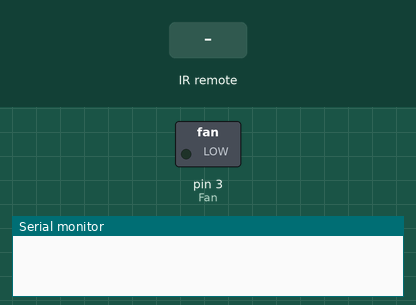
Recording of a sketch running on a simulated Arduino Uno, built with avr-gcc and run on an emulated ATmega328P. Shown: switched loads named in the sketch (green lamp = pin HIGH), the last lines printed to the serial monitor. Inputs (shaded band) come from the test bench.

Above: at 1.2 s.
1.3 s: infrared code 0xC0000C received
At 1.6 s:
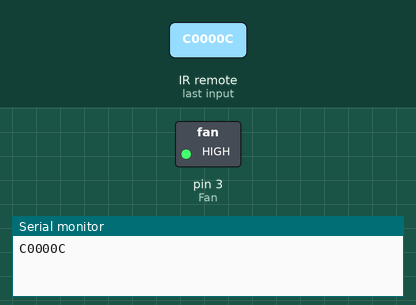
Timing chart, 0 to 4.3 s (numbered marks = the images above; inputs shaded):
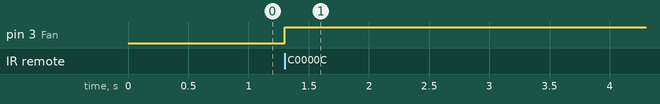

The sketch:

ir_controller.ino
```cpp
#include <IRremote.h>
int RECV_PIN = 11;
IRrecv irrecv(RECV_PIN);
decode_results results;
#define Fan 3
int i=0,j=0,k=0,n=0;
void setup()
{
  Serial.begin(9600);
  pinMode(Fan, OUTPUT);
  irrecv.enableIRIn(); // Start the receiver
}
void loop()
{
  if (irrecv.decode(&results))
   {
     Serial.println(results.value, HEX);
     if(results.value==0xC0000C)
     {
        i++;
        int x=i%2;
        digitalWrite(Fan, x);
     }
     irrecv.resume(); // Receive the next value
     delay(1000);
   }
}
```

Measured:
- after the input at 1.3 s, pin 3 (Fan): LOW → HIGH at once
